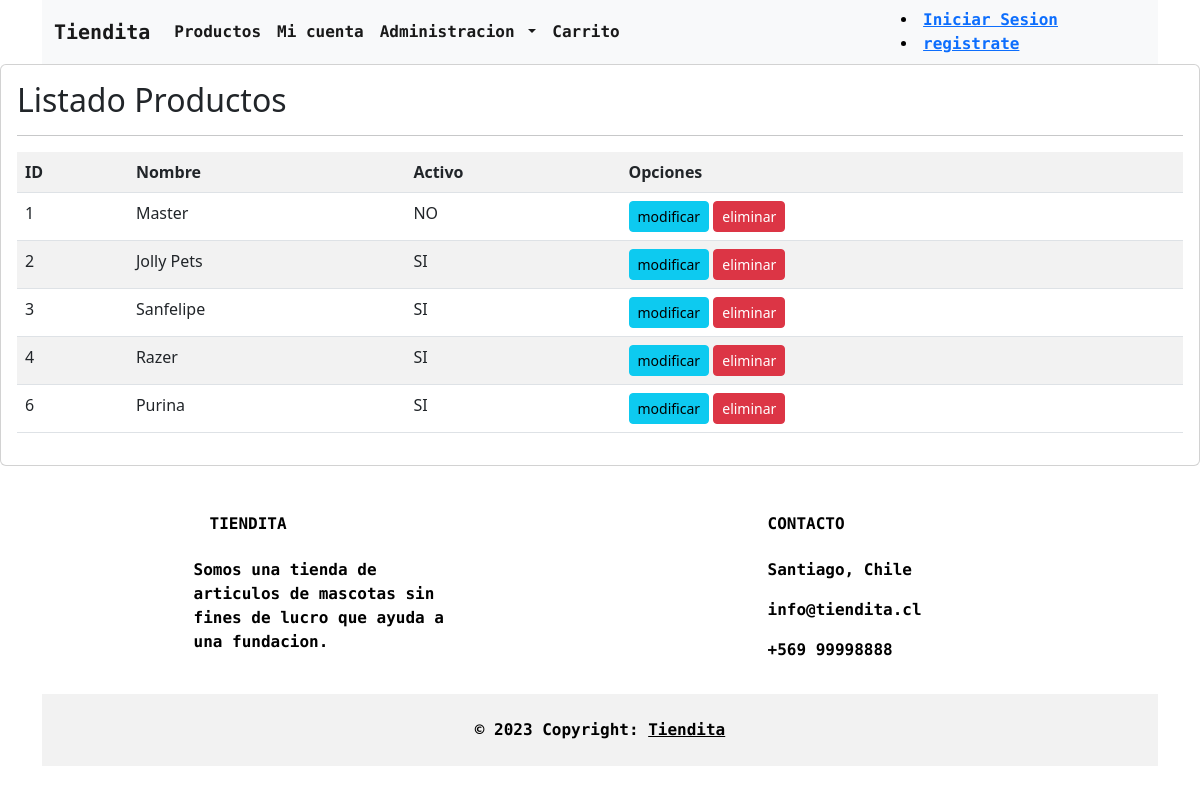
The app's page /listar_marcas with its own data.
### app/models.py (models this page shows, shortened)
class Marca(models.Model):
    nombre = models.CharField(max_length=50)
    activo = models.BooleanField(default=True)

### app/views.py (the view)
# urls.py: path('listar_marcas', listar_marcas, name="listar_marcas"),
def listar_marcas(request):
    marcas = Marca.objects.all()
    data = {
            'marcas': marcas
    }
    return render(request, 'listas/listar_marcas.html', data)

### app/templates/listas/listar_marcas.html
{% extends 'base.html' %}
{% block contenido %}
{% load humanize %}
<div class="card">
    <div class="card-body">
        <h2>Listado Productos</h2>
        <hr>
        <table class="table table-striped table-hover table-responsive-sm">
            <tr>
                <th>ID</th>
                <th>Nombre</th>
                <th>Activo</th>
                <th>Opciones</th>
            </tr>
            {% for m in marcas %}
            <tr>
                <td>{{ m.id | title }}</td>
                <td>{{ m.nombre | title }}</td>
                <td>{% if m.activo %}
                    SI
                    {% else %}
                    NO
                    {% endif %}
                </td>
                <td>
                    <a href="{% url 'editar_marcas' m.id %}" class="btn btn-info btn-sm">modificar</a>
                    <a href="{% url 'eliminar_marcas' m.id %}" class="btn btn-danger btn-sm">eliminar</a>
                </td>
            </tr>
            {% endfor %}
        </table>
    </div>
</div>
{% endblock %}

### records on screen
Marca: id "1", nombre "Master", activo "NO"
Marca: id "2", nombre "Jolly Pets", activo "SI"
Marca: id "3", nombre "Sanfelipe", activo "SI"
Marca: id "4", nombre "Razer", activo "SI"
Marca: id "6", nombre "Purina", activo "SI"
